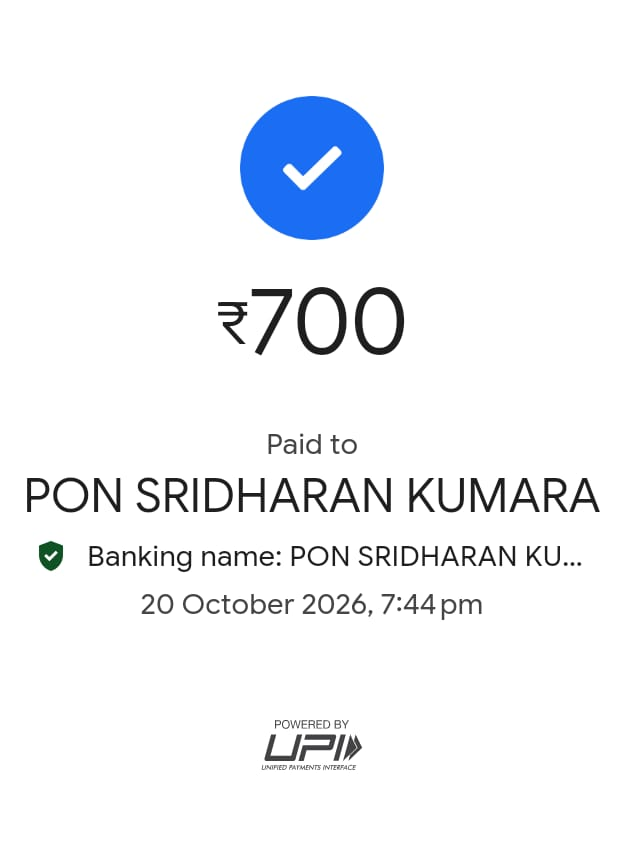
#> input picture backend/uploads/originals/0b875c4d4b754dd8be6bbf716593c33a.jpeg, 624 x 850 px
$ python -i forgery_service.py   (imports and definitions only)
#> lines starting #> are read from the running program, lines starting #| are printed output that depends on the picture
### backend/services/storage_service.py
from pathlib import Path
from uuid import uuid4

from fastapi import HTTPException, UploadFile
from PIL import Image, UnidentifiedImageError

PROJECT_ROOT = Path(__file__).resolve().parents[2]
BACKEND_ROOT = PROJECT_ROOT / "backend"
UPLOAD_ROOT = BACKEND_ROOT / "uploads"
ORIGINALS_DIR = UPLOAD_ROOT / "originals"
HEATMAPS_DIR = UPLOAD_ROOT / "heatmaps"
TEMP_DIR = UPLOAD_ROOT / "temp"
REPORTS_DIR = BACKEND_ROOT / "reports"
MAX_UPLOAD_BYTES = 10 * 1024 * 1024
ALLOWED_SUFFIXES = {".jpg", ".jpeg", ".png", ".webp", ".bmp"}

for directory in (ORIGINALS_DIR, HEATMAPS_DIR, TEMP_DIR, REPORTS_DIR):
    directory.mkdir(parents=True, exist_ok=True)

async def save_image_upload(file: UploadFile) -> tuple[Path, str]:
    """Validate and safely save an uploaded raster image with a unique name."""
    original_name = Path(file.filename or "document").name
    suffix = Path(original_name).suffix.lower()
    if suffix not in ALLOWED_SUFFIXES:
        raise HTTPException(status_code=415, detail="Upload a JPG, JPEG, PNG, WEBP, or BMP image.")

    content = await file.read(MAX_UPLOAD_BYTES + 1)
    if not content:
        raise HTTPException(status_code=400, detail="The uploaded file is empty.")
    if len(content) > MAX_UPLOAD_BYTES:
        raise HTTPException(status_code=413, detail="Maximum upload size is 10 MB.")

    try:
        from io import BytesIO
        with Image.open(BytesIO(content)) as image:
            image.verify()
    except (UnidentifiedImageError, OSError, ValueError):
        raise HTTPException(status_code=400, detail="The uploaded file is not a valid image.")

    safe_name = f"{uuid4().hex}{suffix}"
    destination = ORIGINALS_DIR / safe_name
    destination.write_bytes(content)
    return destination, original_name

### backend/services/forgery_service.py
from pathlib import Path
from PIL import Image, ImageChops, ImageEnhance, UnidentifiedImageError
import numpy as np

from .storage_service import HEATMAPS_DIR, TEMP_DIR

def perform_ela(image_path: str | Path) -> tuple[str, float]:
    """Create an ELA visualization and return a heuristic indicator (0-100).

    This score is not a calibrated probability and ELA alone cannot prove forgery.
    """
    image_path = Path(image_path)
    try:
        original = Image.open(image_path).convert("RGB")
#> original is the input picture: PIL image 624x850 RGB; mean R, G, B 241.4, 243.9, 247.7
    except (UnidentifiedImageError, OSError) as exc:
        raise ValueError("Could not read the uploaded image for ELA analysis.") from exc

    temp_path = TEMP_DIR / f"{image_path.stem}_recompressed.jpg"
    original.save(temp_path, "JPEG", quality=90)
    compressed = Image.open(temp_path).convert("RGB")
    difference = ImageChops.difference(original, compressed)
    max_diff = max(channel[1] for channel in difference.getextrema())
#> max_diff = 21
    scale = 1.0 if max_diff == 0 else 255.0 / max_diff
#> scale = 12.14
    heatmap = ImageEnhance.Brightness(difference).enhance(scale)
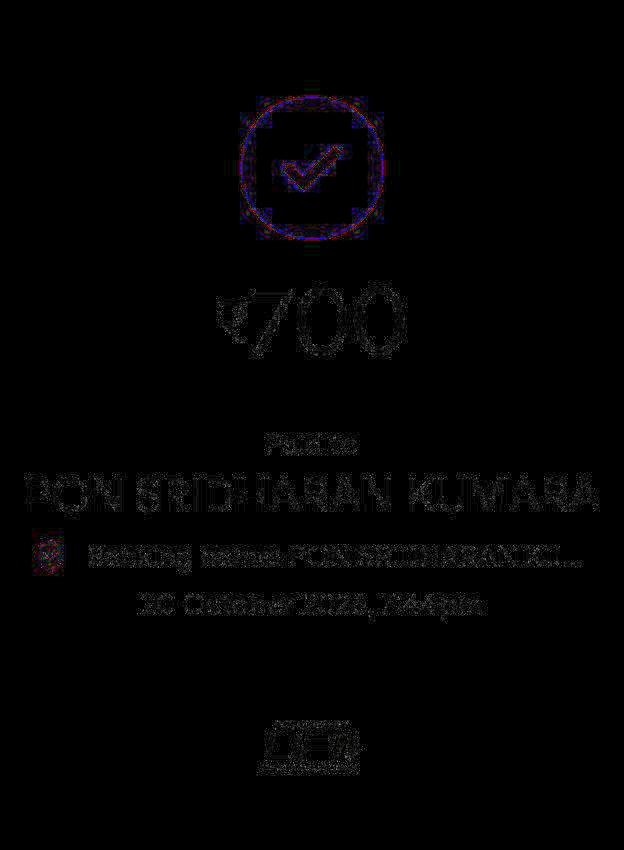
#> heatmap: PIL image 624x850 RGB; mean R, G, B 2.4, 2, 2.5
    heatmap_path = HEATMAPS_DIR / f"{image_path.stem}_ela.png"
    heatmap.save(heatmap_path, format="PNG")

    gray = np.asarray(heatmap.convert("L"))
    indicator = round(float((gray > 60).sum() / gray.size * 100), 2)
#> indicator = 0.44
    return str(heatmap_path), indicator

def analyze_document(image_path: str | Path) -> dict:
    heatmap_path, indicator = perform_ela(image_path)
    if indicator < 5:
        level = "LOW INDICATOR"
    elif indicator < 15:
        level = "MEDIUM INDICATOR"
    else:
        level = "HIGH INDICATOR"
    return {
        "heatmap_path": heatmap_path,
        "confidence": indicator,
        "risk_level": level,
        "reasons": ["ELA recompression analysis completed; review the heatmap manually."],
        "disclaimer": "This heuristic indicator is not a probability of forgery and cannot establish authenticity by itself."
    }

>>> result = perform_ela('../uploads/originals/0b875c4d4b754dd8be6bbf716593c33a.jpeg')
